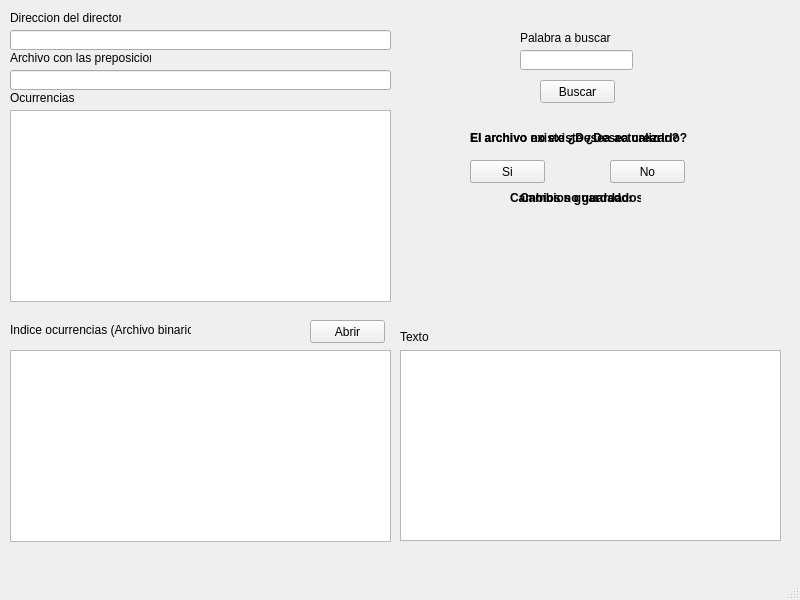
<?xml version="1.0" encoding="UTF-8"?>
<ui version="4.0">
 <class>MainWindow</class>
 <widget class="QMainWindow" name="MainWindow">
  <property name="geometry">
   <rect>
    <x>0</x>
    <y>0</y>
    <width>800</width>
    <height>600</height>
   </rect>
  </property>
  <property name="windowTitle">
   <string>MainWindow</string>
  </property>
  <widget class="QWidget" name="centralwidget">
   <widget class="QTableView" name="tableView">
    <property name="geometry">
     <rect>
      <x>10</x>
      <y>110</y>
      <width>381</width>
      <height>192</height>
     </rect>
    </property>
   </widget>
   <widget class="QLabel" name="label">
    <property name="geometry">
     <rect>
      <x>10</x>
      <y>10</y>
      <width>111</width>
      <height>16</height>
     </rect>
    </property>
    <property name="text">
     <string>Direccion del directorio</string>
    </property>
   </widget>
   <widget class="QLabel" name="label_2">
    <property name="geometry">
     <rect>
      <x>10</x>
      <y>50</y>
      <width>141</width>
      <height>16</height>
     </rect>
    </property>
    <property name="text">
     <string>Archivo con las preposiciones</string>
    </property>
   </widget>
   <widget class="QLineEdit" name="lineEdit">
    <property name="geometry">
     <rect>
      <x>10</x>
      <y>30</y>
      <width>381</width>
      <height>20</height>
     </rect>
    </property>
   </widget>
   <widget class="QLineEdit" name="lineEdit_2">
    <property name="geometry">
     <rect>
      <x>10</x>
      <y>70</y>
      <width>381</width>
      <height>20</height>
     </rect>
    </property>
   </widget>
   <widget class="QLineEdit" name="lineEdit_3">
    <property name="geometry">
     <rect>
      <x>520</x>
      <y>50</y>
      <width>113</width>
      <height>20</height>
     </rect>
    </property>
    <property name="text">
     <string/>
    </property>
   </widget>
   <widget class="QLabel" name="label_3">
    <property name="geometry">
     <rect>
      <x>520</x>
      <y>30</y>
      <width>111</width>
      <height>16</height>
     </rect>
    </property>
    <property name="text">
     <string>Palabra a buscar</string>
    </property>
   </widget>
   <widget class="QPushButton" name="pushButton">
    <property name="geometry">
     <rect>
      <x>540</x>
      <y>80</y>
      <width>75</width>
      <height>23</height>
     </rect>
    </property>
    <property name="text">
     <string>Buscar</string>
    </property>
   </widget>
   <widget class="QLabel" name="labelCI">
    <property name="geometry">
     <rect>
      <x>470</x>
      <y>130</y>
      <width>211</width>
      <height>16</height>
     </rect>
    </property>
    <property name="font">
     <font>
      <weight>75</weight>
      <bold>true</bold>
     </font>
    </property>
    <property name="text">
     <string>El archivo no existe ¿Desea crearlo?</string>
    </property>
   </widget>
   <widget class="QLabel" name="labelAI">
    <property name="geometry">
     <rect>
      <x>470</x>
      <y>130</y>
      <width>221</width>
      <height>16</height>
     </rect>
    </property>
    <property name="font">
     <font>
      <weight>75</weight>
      <bold>true</bold>
     </font>
    </property>
    <property name="text">
     <string>El archivo existe ¿Desea actualizarlo?</string>
    </property>
   </widget>
   <widget class="QLabel" name="labelCG">
    <property name="geometry">
     <rect>
      <x>520</x>
      <y>190</y>
      <width>111</width>
      <height>16</height>
     </rect>
    </property>
    <property name="font">
     <font>
      <weight>75</weight>
      <bold>true</bold>
     </font>
    </property>
    <property name="text">
     <string>Cambios guardados</string>
    </property>
   </widget>
   <widget class="QLabel" name="labelCNG">
    <property name="geometry">
     <rect>
      <x>510</x>
      <y>190</y>
      <width>131</width>
      <height>16</height>
     </rect>
    </property>
    <property name="font">
     <font>
      <weight>75</weight>
      <bold>true</bold>
     </font>
    </property>
    <property name="text">
     <string>Cambios no guardados</string>
    </property>
   </widget>
   <widget class="QPushButton" name="buttonSiCI">
    <property name="geometry">
     <rect>
      <x>470</x>
      <y>160</y>
      <width>75</width>
      <height>23</height>
     </rect>
    </property>
    <property name="text">
     <string>Si</string>
    </property>
   </widget>
   <widget class="QPushButton" name="buttonNoCI">
    <property name="geometry">
     <rect>
      <x>610</x>
      <y>160</y>
      <width>75</width>
      <height>23</height>
     </rect>
    </property>
    <property name="text">
     <string>No</string>
    </property>
   </widget>
   <widget class="QPushButton" name="buttonSiAI">
    <property name="geometry">
     <rect>
      <x>470</x>
      <y>160</y>
      <width>75</width>
      <height>23</height>
     </rect>
    </property>
    <property name="text">
     <string>Si</string>
    </property>
   </widget>
   <widget class="QPushButton" name="buttonNoAI">
    <property name="geometry">
     <rect>
      <x>610</x>
      <y>160</y>
      <width>75</width>
      <height>23</height>
     </rect>
    </property>
    <property name="text">
     <string>No</string>
    </property>
   </widget>
   <widget class="QTextEdit" name="textEdit">
    <property name="geometry">
     <rect>
      <x>400</x>
      <y>350</y>
      <width>381</width>
      <height>191</height>
     </rect>
    </property>
   </widget>
   <widget class="QTableView" name="tableView_2">
    <property name="geometry">
     <rect>
      <x>10</x>
      <y>350</y>
      <width>381</width>
      <height>192</height>
     </rect>
    </property>
   </widget>
   <widget class="QLabel" name="label_4">
    <property name="geometry">
     <rect>
      <x>10</x>
      <y>90</y>
      <width>71</width>
      <height>16</height>
     </rect>
    </property>
    <property name="text">
     <string>Ocurrencias</string>
    </property>
   </widget>
   <widget class="QLabel" name="label_5">
    <property name="geometry">
     <rect>
      <x>10</x>
      <y>320</y>
      <width>181</width>
      <height>20</height>
     </rect>
    </property>
    <property name="text">
     <string>Indice ocurrencias (Archivo binario)</string>
    </property>
   </widget>
   <widget class="QLabel" name="label_6">
    <property name="geometry">
     <rect>
      <x>400</x>
      <y>330</y>
      <width>47</width>
      <height>13</height>
     </rect>
    </property>
    <property name="text">
     <string>Texto</string>
    </property>
   </widget>
   <widget class="QPushButton" name="pushButton_2">
    <property name="geometry">
     <rect>
      <x>310</x>
      <y>320</y>
      <width>75</width>
      <height>23</height>
     </rect>
    </property>
    <property name="text">
     <string>Abrir</string>
    </property>
   </widget>
  </widget>
  <widget class="QMenuBar" name="menubar">
   <property name="geometry">
    <rect>
     <x>0</x>
     <y>0</y>
     <width>800</width>
     <height>21</height>
    </rect>
   </property>
  </widget>
  <widget class="QStatusBar" name="statusbar"/>
 </widget>
 <resources/>
 <connections/>
</ui>
